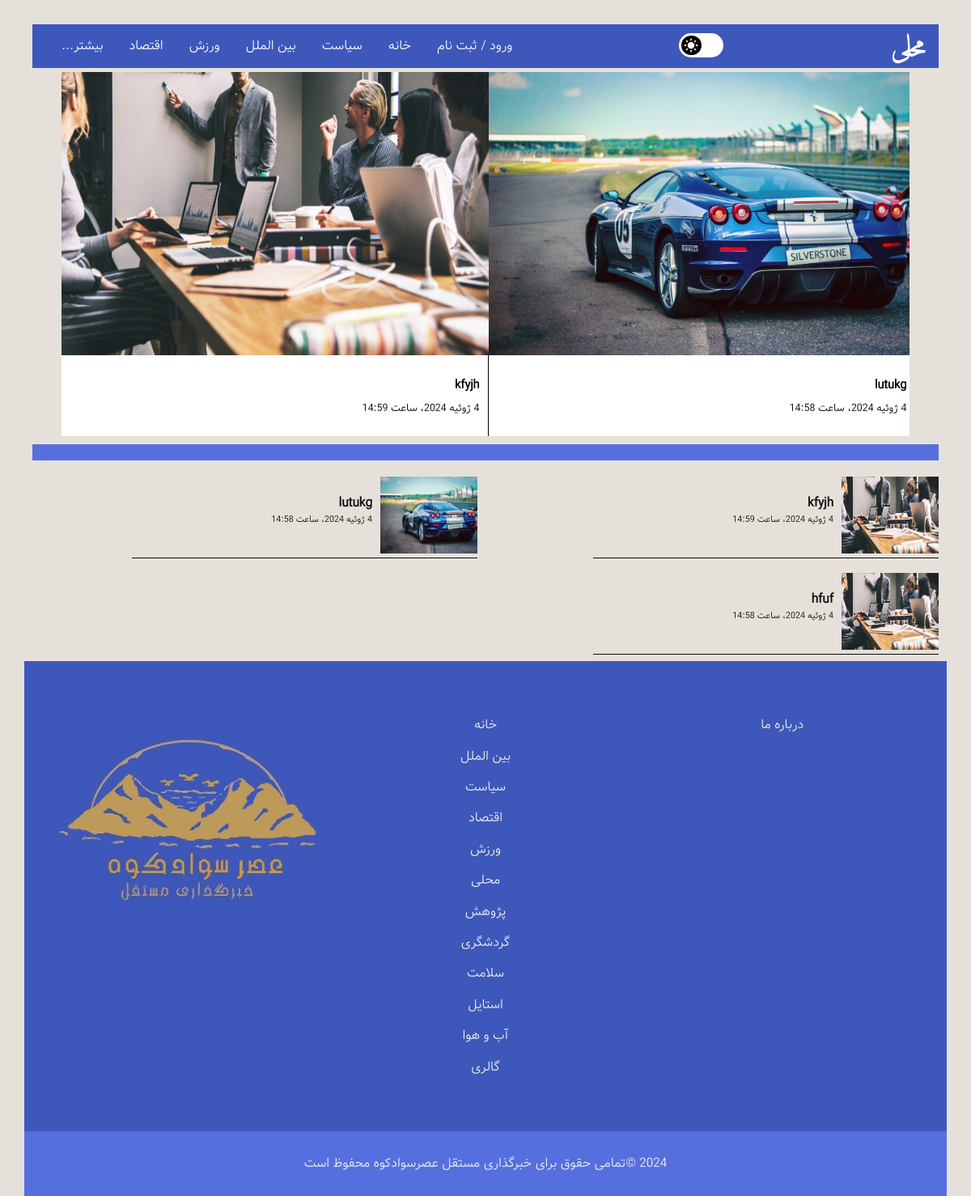
Page /local/ on the earlier database version.
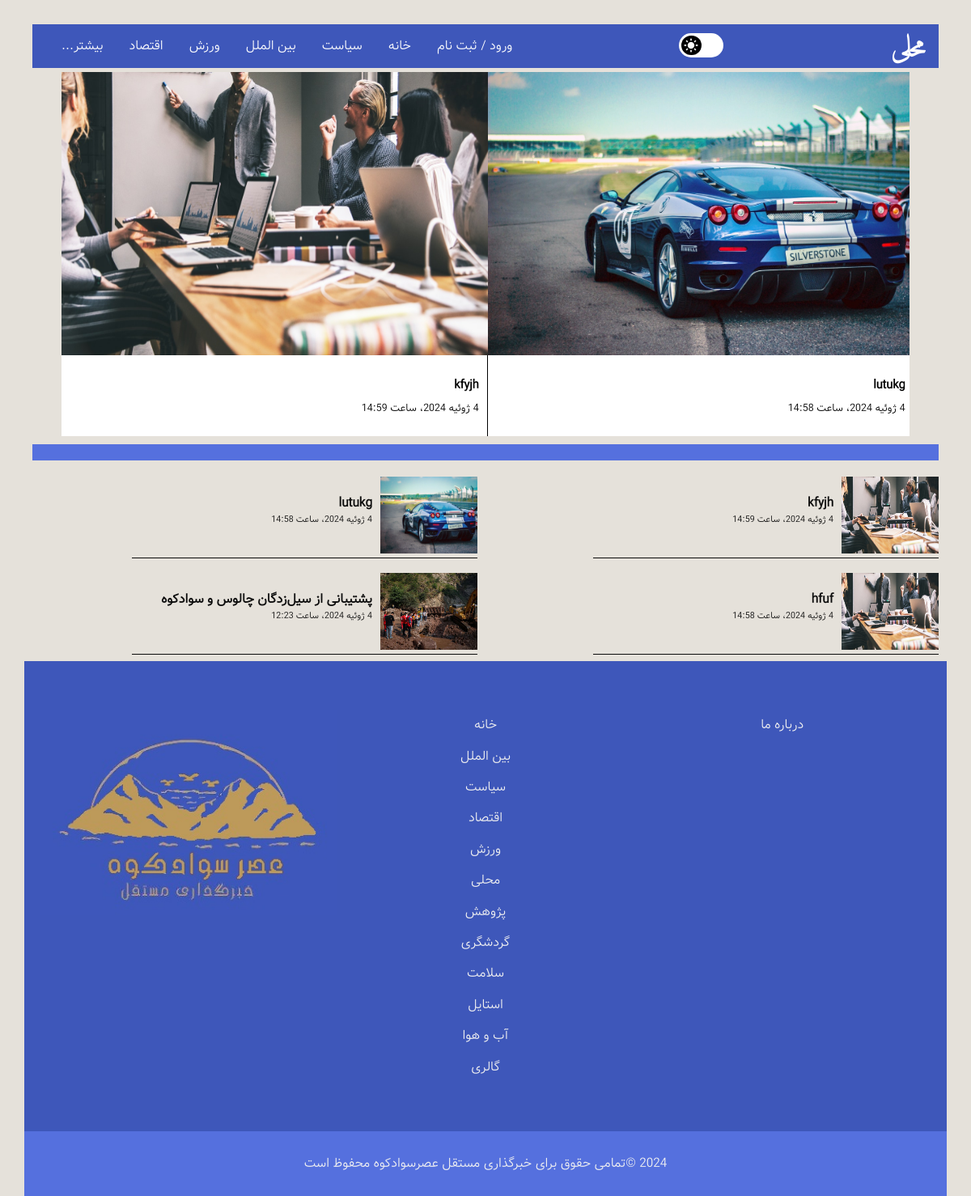
Same page on the later database version.
### news/models.py (models this page shows, shortened)
class Article(models.Model):
    title = models.CharField(max_length=200, verbose_name='عنوان')
    category = models.ForeignKey(Category, on_delete=models.CASCADE, verbose_name='دسته بندی')
    cover_image = models.ImageField(upload_to='static/images', verbose_name='تصویر کاور', null=True, blank=True)
    content = models.TextField(verbose_name='محتوا')
    author = models.CharField(max_length=200, verbose_name='نویسنده')
    created_at = models.DateTimeField(auto_now_add=True, verbose_name='تاریخ ایجاد')
    slide_show = models.BooleanField(default=False, verbose_name='نمایش خبر در اسلایدر دسته بندی')
    is_urgent = models.BooleanField(default=False, verbose_name='نمایش خبر در اسلایدر صفحه اصلی')
    slug = models.SlugField(max_length=200, db_index=True, allow_unicode=True ,verbose_name='عنوان در url')
    is_active = models.BooleanField(default=False, verbose_name='قابل مشاهده / غیرقابل مشاهده')
    class Meta:
        verbose_name = 'خبر'
        verbose_name_plural = 'اخبار'

### news/views.py (the view)
# urls.py: path('local/', views.LocalListView.as_view(), name='local-page'),
class LocalListView(ListView):
    template_name = 'news/local.html'
    model = Article
    context_object_name = 'news'
    ordering = ['created_at']
    def get_queryset(self):
        return Article.objects.filter(category__url_title="local").filter(is_active=True).order_by('-id')

### template/news/local.html (shortened to what the changed rows need)
{% load static %}
<!DOCTYPE html>
<html class="no-js" lang="fa" dir="rtl">
<head>
    <link href="https://stackpath.bootstrapcdn.com/font-awesome/4.7.0/css/font-awesome.min.css" rel="stylesheet"
>
    <link rel="stylesheet" href="{% static 'css/normalize.css' %}">
    <link rel="stylesheet" href="{% static 'css/main.css' %}">
</head>
<body id="top" class="body_color">
    <div class="content-wrap main_color">
        <main class="main" role="main">
          <section class="slider">
            <div class="main_container">
                <div class="slide_container" id="slide_container">
                    <div id="slides" class="slides">
                      {% for new in news %}
                        {% if new.slide_show %}
                          <a href="{% url 'article-detail' pk=new.id  %}">
                            <div class="slide" id="slide11">
                                <img src="{{ new.cover_image.url }}">
                                <div class="news_details">
                                  <h3>{{ new.title }}</h3>
                                  <p>{{ new.created_at }}</p>
                                </div>
                            </div>
                          </a>
                        {% endif %}
                      {% endfor %}
                    </div>
                </div>
            </div>
          </section>
          <section class="news" id="container">
            <h2 class="content_color2"></h2>
            {% for new in news %}
                <div class="story">
                  <a href="{% url 'article-detail' pk=new.id  %}">
                    <div class="story-img">
                {% if new.cover_image %}
                    <img src="{{ new.cover_image.url }}" alt="">
                {% else %}
                    <img src="{% static 'images/business4.jpg' %}" alt="news">
                {% endif %}
                    </div>
                    <div class="story-headline">
                      <h3 class="color_b">{{ new.title }}</h3>
                      <p class="exact-time color_b">{{ new.created_at }}</p>
                    </div>
                  </a>
                </div>
            {% endfor %}
          </section>
        </main>
    </div>
</body>
</html>

Differences in the rows shown:
now on this page (row edited): Article: cover_image (picture), title "پشتیبانی از سیل‌زدگان چالوس و سوادکوه", created_at "4 ژوئیه 2024، ساعت 12:23"
